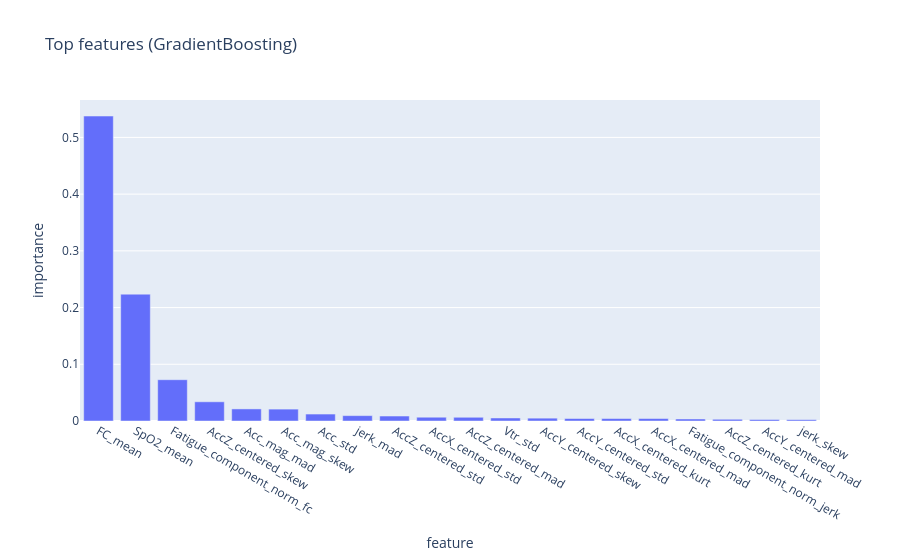

Here is the notebook cell this chart was saved with:
### Markdown cell above
### 4. Feature Importance

### Code cell
import joblib

gbm_path = models_dir / "gradient_boosting_best.joblib"
if gbm_path.exists():
    gbm = joblib.load(gbm_path)
    importances = gbm.named_steps["model"].feature_importances_
    features = feature_columns if feature_columns is not None else [f"f{i}" for i in range(len(importances))]
    fi = pd.DataFrame({"feature": features, "importance": importances}).sort_values("importance", ascending=False)
    px.bar(fi.head(20), x="feature", y="importance", title="Top features (GradientBoosting)").show()
else:
    print("Archivo gradient_boosting_best.joblib no encontrado.")

### Figure 1 — Plotly figure (JSON) as saved in the notebook; plotly's stock layout.template omitted (floating-point values rounded to 4 significant figures)
{"data": [{"hovertemplate": "feature=%{x}<br>importance=%{y}<extra></extra>", "legendgroup": "", "marker": {"color": "#636efa", "pattern": {"shape": ""}}, "name": "", "orientation": "v", "showlegend": false, "textposition": "auto", "type": "bar", "x": ["FC_mean", "SpO2_mean", "Fatigue_component_norm_fc", "AccZ_centered_skew", "Acc_mag_mad", "Acc_mag_skew", "Acc_std", "jerk_mad", "AccZ_centered_std", "AccX_centered_std", "AccZ_centered_mad", "Vtr_std", "AccY_centered_skew", "AccY_centered_std", "AccX_centered_kurt", "AccX_centered_mad", "Fatigue_component_norm_jerk", "AccZ_centered_kurt", "AccY_centered_mad", "jerk_skew"], "xaxis": "x", "y": [0.5377, 0.2236, 0.07279, 0.03387, 0.0213, 0.02096, 0.01226, 0.009458, 0.00876, 0.006642, 0.006566, 0.00535, 0.005005, 0.004395, 0.004345, 0.004345, 0.00354, 0.003038, 0.002653, 0.002322], "yaxis": "y"}], "layout": {"barmode": "relative", "legend": {"tracegroupgap": 0}, "title": {"text": "Top features (GradientBoosting)"}, "xaxis": {"anchor": "y", "domain": [0, 1], "title": {"text": "feature"}}, "yaxis": {"anchor": "x", "domain": [0, 1], "title": {"text": "importance"}}}}
